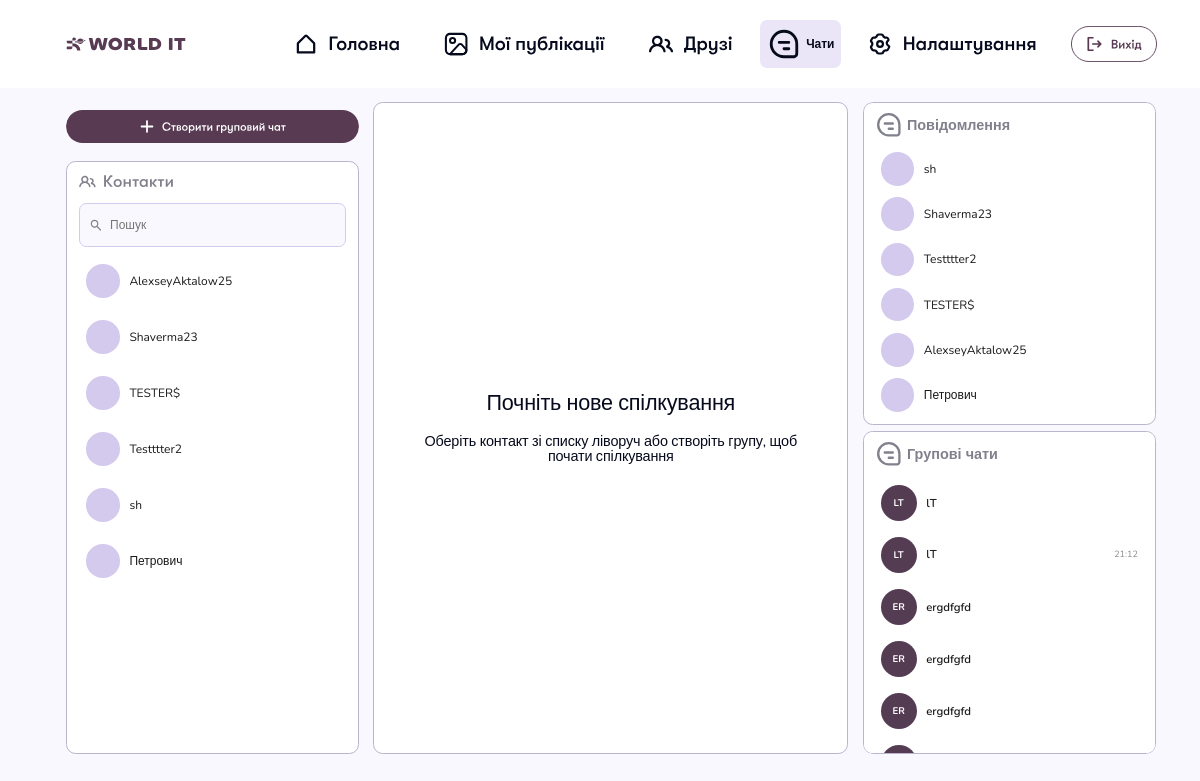
The app's page /chat/ (signed in) with its own data.
### user_app/models.py (models this page shows)
class User(AbstractUser):
    username = models.CharField(
        max_length=150,
        blank=True,
        null=True
    )
    email = models.EmailField(
        unique=True
    )
    USERNAME_FIELD = 'email'
    REQUIRED_FIELDS = []

### chat_app/models.py (models this page shows, shortened)
class Chat(models.Model):
    users = models.ManyToManyField(User, related_name="chats")
    name = models.CharField(max_length=30, blank=True, null=True)
    is_group = models.BooleanField(default=False)
    avatar = models.ImageField(upload_to="chat_avatars/", blank=True, null=True)
    admin = models.ForeignKey(User, on_delete=models.CASCADE, blank=True, null=True)

class Message(models.Model):
    text = models.TextField()
    chat = models.ForeignKey(Chat, on_delete=models.CASCADE, related_name="messages")
    sender = models.ForeignKey(User, on_delete=models.CASCADE, related_name="sent_messages")
    readers = models.ManyToManyField(User, blank=True, related_name="read_messages")
    created_at = models.DateTimeField(auto_now_add=True)

### chat_app/views.py (the view)
# urls.py: path("", ChatView.as_view(), name="chat"),
class ChatView(LoginRequiredMixin, TemplateView):
    login_url = "auth"
    template_name = "chat_app/chat.html"
    def get_context_data(self, **kwargs):
        context = super().get_context_data(**kwargs)
        friends_qs = get_users_by_section(self.request.user, "friends").order_by("username", "email")
        friends_grouped = []
        for letter, group in groupby(friends_qs, key=lambda u: (u.username or u.email)[0].upper()):
            friends_grouped.append({"letter": letter, "friends": list(group)})
        context["friends"] = friends_qs
        context["friends_grouped"] = friends_grouped
        context["personal_chats"] = Chat.objects.filter(
            users=self.request.user, is_group=False
        ).order_by("id")
        group_chats = Chat.objects.filter(
            users=self.request.user, is_group=True
        ).order_by("id")
        group_chats_data = []
        for chat in group_chats:
            last_msg = Message.objects.filter(chat=chat).select_related("sender").order_by("-created_at").first()
            group_chats_data.append({"chat": chat, "last_message": last_msg})
        context["group_chats"] = group_chats_data
        return context

### user_app/utils/friend_queries.py (called while the page is built)
def get_users_by_section(user, section):
    if section == "friends":
        sent = Friendship.objects.filter(from_user=user, status="accepted").values_list("to_user_id", flat=True)
        received = Friendship.objects.filter(to_user=user, status="accepted").values_list("from_user_id", flat=True)
        friend_ids = list(sent) + list(received)
        return User.objects.filter(id__in=friend_ids)
    elif section == "pending_sent":
        ids = Friendship.objects.filter(from_user=user, status="pending").values_list("to_user_id", flat=True)
        return User.objects.filter(id__in=ids)
    elif section == "pending_received":
        ids = Friendship.objects.filter(to_user=user, status="pending").values_list("from_user_id", flat=True)
        return User.objects.filter(id__in=ids)
    return User.objects.none()

### chat_app/templates/chat_app/chat.html (shortened to what this page needs)
{% extends 'base.html' %}
{% load static %}
{% block links %}
    <link rel="stylesheet" href="{% static 'chat_app/chat_index.css' %}">
    <link rel="stylesheet" href="{% static 'chat_app/group_modal.css' %}">
{% endblock %}
{% block content %}
    <main class="chat-page">
        {% include "chat_app/particles/chat_contacts.html" %}
        {% include "chat_app/particles/chat_main.html" %}
        {% include "chat_app/particles/chat_sidebar.html" %}
    </main>
{% endblock %}

### chat_app/templates/chat_app/particles/chat_contacts.html (shortened to what this page needs)
{% load static %}
<div class="chat-contacts-wrap">
    <button type="button" class="chat-create-btn">
        <img src="{% static 'chat_app/images/CreateGroup.svg' %}" alt="Створити груповий чат">
    </button>
    <aside class="chat-contacts">
        <section class="chat-block">
            <img src="{% static 'chat_app/images/Contact.svg' %}" alt="Контакти">
            <div class="chat-search-wrap">
                <input type="text" class="chat-search" placeholder="Пошук">
            </div>
            {% for friend in friends %}
                <button type="button" class="chat-user-button" data-chat-user="{{ friend.id }}" data-chat-username="{{ friend.username|default:friend.email }}">
                    {{ friend.username|default:friend.email }}
                </button>
            {% empty %}
                <p>Контактів поки немає</p>
            {% endfor %}
        </section>
    </aside>
</div>

### chat_app/templates/chat_app/particles/chat_messages.html
{% load static %}
<section class="chat-messages-block">
    <div class="chat-block-header">
        <img src="{% static 'chat_app/images/PersonalChat.svg' %}" alt="Повідомлення">
        <span class="chat-block-title">Повідомлення</span>
    </div>
    {% for chat in personal_chats %}
        {% for person in chat.users.all %}
            {% if person.id != request.user.id %}
                <button type="button" class="chat-user-button" data-chat-user="{{ person.id }}" data-chat-username="{{ person.username|default:person.email }}">
                    {{ person.username|default:person.email }}
                </button>
            {% endif %}
        {% endfor %}
    {% empty %}
        <p>Чатів поки немає</p>
    {% endfor %}
</section>

### chat_app/templates/chat_app/particles/chat_groups.html (shortened to what this page needs)
{% load static %}
<section class="chat-groups-block">
    <div class="chat-block-header">
        <img src="{% static 'chat_app/images/GroupChat.svg' %}" alt="Групові чати">
        <span class="chat-block-title">Групові чати</span>
    </div>
    <ul id="group-list">
        {% for item in group_chats %}
            <li class="group-chat-item" data-chat-id="{{ item.chat.id }}" data-chat-name="{{ item.chat.name }}">
                <div class="group-chat-avatar">
                    {{ item.chat.name|slice:":2"|upper }}
                </div>
                <div class="group-chat-info">
                    <div class="group-chat-top">
                        <span class="group-chat-name">{{ item.chat.name }}</span>
                        {% if item.last_message %}
                            <span class="group-chat-time">{{ item.last_message.created_at|date:"H:i" }}</span>
                        {% endif %}
                    </div>
                </div>
            </li>
        {% empty %}
            <p>Порожньо</p>
        {% endfor %}
    </ul>
</section>

### static/css/base.css (style rules this page uses)
body { font-family: 'Nunito', sans-serif; margin: 0; min-height: 100vh; background-color: #FAF8FF; overflow-x: hidden; }
html, body { overflow-x: hidden; }
button { font: sans-serif; }

### chat_app/static/chat_app/chat_index.css (style rules this page uses)
.chat-page { display: flex; flex-direction: row; margin-right: -1.8vw; gap: clamp(0.6vw, 1.2vw, 1.4vw); padding: 1.8vh clamp(1.6vw, 5.5vw, 8vw); box-sizing: border-box; align-items: stretch; height: 85vh; overflow: hidden; }
.chat-contacts-wrap { display: flex; flex-direction: column; gap: 1vh; height: 100%; width: clamp(20vw, 24.4vw, 28vw); flex-shrink: 0; }
.chat-contacts { width: clamp(20vw, 24.4vw, 28vw); height: 100%; flex-shrink: 0; flex: 1; border-radius: 0.8vw; border: 0.10vw solid #bab4cc; background: #FFFFFF; padding: 1.2vh 1vw; box-sizing: border-box; display: flex; flex-direction: column; gap: 0.8vh; overflow-y: auto; }
.chat-create-btn { width: 100%; flex-shrink: 0; background: none; border: none; padding: 0; cursor: pointer; display: block; }
.chat-create-btn img { width: 100%; height: 6vh; object-fit: contain; border-radius: 99vw; }
.chat-block { display: flex; flex-direction: column; gap: 1.5vh; }
.chat-search { width: 100%; height: 5.5vh; border: 0.08vw solid #D4CAEE; border-radius: 0.6vw; font-size: 1vw; font-family: 'Nunito', sans-serif; color: #070A1C; background: #FAF8FF; box-sizing: border-box; outline: none; padding-left: 2.5vw; padding-right: 1vw; }
.chat-search-wrap { position: relative; width: 100%; }
.chat-user-button { width: 100%; height: 5.5vh; background: none; border: none; border-radius: 0.6vw; padding: 0 0.6vw; display: flex; align-items: center; gap: 0.8vw; font-size: 1vw; font-family: 'Nunito', sans-serif; color: #1A1A1A; cursor: pointer; text-align: left; transition: background 0.15s; box-sizing: border-box; }
.chat-user-button::before { content: ""; width: 2.8vw; height: 2.8vw; border-radius: 50%; background: #D4CAEE; flex-shrink: 0; display: block; }
.chat-messages-block { width: 100%; flex: 1; border-radius: 0.8vw; border: 0.10vw solid #bab4cc; background: #FFFFFF; padding: 0 0.8vw 1.2vh 0.8vw; box-sizing: border-box; display: flex; flex-direction: column; gap: 0.8vh; overflow-y: auto; }
.chat-groups-block { width: 100%; flex: 1; border-radius: 0.8vw; border: 0.10vw solid #bab4cc; background: #FFFFFF; padding: 0 0.8vw 1.2vh 0.8vw; box-sizing: border-box; display: flex; flex-direction: column; gap: 0.8vh; overflow-y: auto; }
.chat-block-title { font-family: 'Nunito', sans-serif; font-weight: 900; font-size: 1.2vw; color: #81818D; }
.chat-block-header { width: 100%; display: flex; flex-direction: row; align-items: center; justify-content: flex-start; gap: 0.5vw; padding: 0; box-sizing: border-box; }
.chat-block-header > img { width: auto; height: 3vh; display: block; object-fit: contain; object-position: left; margin-left: 0.3vw; }
#group-list { list-style: none; padding: 0; margin: 0; display: flex; flex-direction: column; gap: 0.4vh; }
.group-chat-item { display: flex; align-items: center; gap: 0.8vw; padding: 0.8vh 0.6vw; border-radius: 0.6vw; cursor: pointer; transition: background 0.15s; }
.group-chat-avatar { width: 2.8vw; height: 2.8vw; min-width: 36px; min-height: 36px; border-radius: 50%; background: #543C52; color: #fff; display: flex; align-items: center; justify-content: center; font-family: 'Nunito', sans-serif; font-weight: 700; font-size: 0.8vw; flex-shrink: 0; }
.group-chat-info { flex: 1; min-width: 0; display: flex; flex-direction: column; gap: 0.2vh; }
.group-chat-top { display: flex; justify-content: space-between; align-items: center; }
.group-chat-name { font-family: 'Nunito', sans-serif; font-weight: 600; font-size: 0.95vw; color: #1A1A1A; white-space: nowrap; overflow: hidden; text-overflow: ellipsis; }
.group-chat-time { font-family: 'Nunito', sans-serif; font-size: 0.75vw; color: #888; flex-shrink: 0; }
.chat-messages-block, .chat-groups-block { position: relative; }
.chat-messages-block .chat-block-header, .chat-groups-block .chat-block-header { position: sticky; top: 0; background: #FFFFFF; z-index: 1; padding-top: 1.2vh; padding-bottom: 0.8vh; }

### records on screen
User: username "AlexseyAktalow25"
User: username "Shaverma23"
User: username "TESTER$"
User: username "Testttter2"
User: username "sh"
User: username "Петрович"
Chat: chat.name "LT", chat.name "lT"
Chat: chat.name "LT", chat.name "lT", last_message.created_at "21:12"
Chat: chat.name "ER", chat.name "ergdfgfd"
Chat: chat.name "ER", chat.name "ergdfgfd"
Chat: chat.name "ER", chat.name "ergdfgfd"
